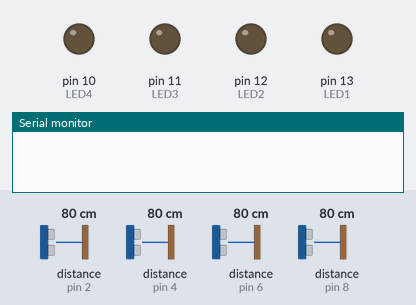
Simulated run of this sketch. Board: Arduino Uno, built with avr-gcc and run on an emulated ATmega328P. Shown: output pins drawn as LEDs (lit = HIGH), the last lines printed to the serial monitor. Wiring (inferred from the names in the program): 4 × ultrasonic range finder: trigger pin 3, echo pin 2 / trigger pin 5, echo pin 4 / trigger pin 7, echo pin 6 / trigger pin 9, echo pin 8. The test bench sets the inputs (shaded band); at power-on: distance to the obstacle (sensors on pin 2, pin 4, pin 6, pin 8) 80 cm. The echo pulse lasts 58.3 µs per cm; pins used as bus, display or sensor lines are not drawn.

Above: at 1.2 s.
1.3 s: distance to the obstacle (sensor on pin 2) set to 8 cm
At 1.4 s:
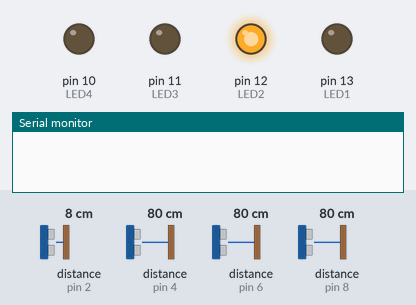
4.8 s: distance to the obstacle (sensor on pin 2) set to 5 cm
At 4.91 s:
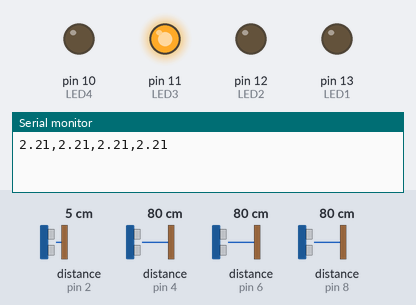
8.3 s: distance to the obstacle (sensor on pin 4) set to 8 cm
11.8 s: distance to the obstacle (sensor on pin 4) set to 5 cm
At 13.6 s:
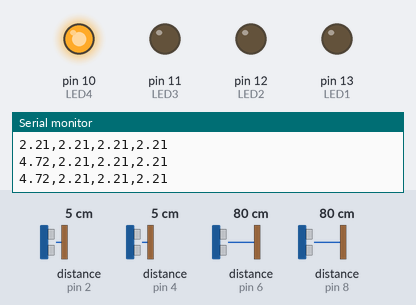
14.7 s: distance to the obstacle (sensor on pin 6) set to 8 cm
17.3 s: distance to the obstacle (sensor on pin 6) set to 5 cm
At 18.8 s:
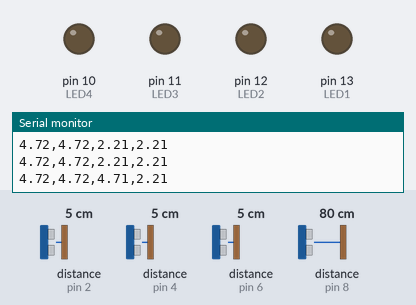
Timing chart, 0 to 20.8 s (numbered marks = the images above; inputs shaded):
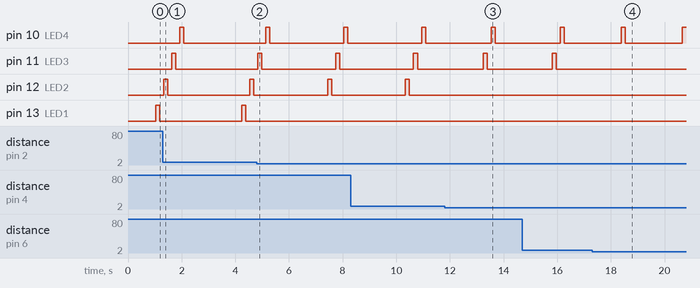

Measured:
- the behaviour switches between 7 and 6 cm on distance to the obstacle (sensor on pin 2) (found by bisection; images 1 and 2)
- the behaviour switches between 7 and 6 cm on distance to the obstacle (sensor on pin 4) (found by bisection; images 2 and 3)
- the behaviour switches between 7 and 6 cm on distance to the obstacle (sensor on pin 6) (found by bisection; images 3 and 4)
- after the input at 4.8 s, pin 13 (LED1): stays LOW (without the input it goes to HIGH after 2.6 s)
- after the input at 11.8 s, pin 12 (LED2): stays LOW (without the input it goes to HIGH after 1.4 s)
- after the input at 17.3 s, pin 11 (LED3): stays LOW (without the input it goes to HIGH after 1.1 s)

The sketch:

4sensorstest_smooth.ino
```cpp
//sensor 1 - red LED
#define TRIG1 3
#define ECHO1 2
#define LED1  13

// sensor 2 - green LED
#define TRIG2 5
#define ECHO2 4
#define LED2  12

// sensor 3 - blue LED
#define TRIG3 7
#define ECHO3 6
#define LED3  11

// sensor 4 - yellow LED
#define TRIG4 9
#define ECHO4 8
#define LED4  10

float LOW_LEVEL  = 5.0;
float MID_LEVEL  = 4.0;
float HIGH_LEVEL = 3.0;
float FULL_LEVEL = 2.5;

float readDistanceRaw(int trigPin, int echoPin){

  digitalWrite(trigPin, LOW);
  delayMicroseconds(2);

  digitalWrite(trigPin, HIGH);
  delayMicroseconds(10);
  digitalWrite(trigPin, LOW);

  long duration = pulseIn(echoPin, HIGH, 30000);

  if (duration == 0) return -1;   // invalid reading

  float distance = duration / 58.0;

  return distance;
}

// smoothing function - median filtering
// uses about 5 readings in order to obtain a better serial output

float approximateCloseDistance(float lastValid) {
  // Smooth exponential approach as distance shrinks
  float approx = 2.0 + 0.3 * exp(-0.7 * (lastValid - 2.0));

  // Clamp to sensor minimum (HC-SR04 cannot detect < 1.7 cm)
  if (approx < 1.7) approx = 1.7;

  return approx;
}

float readDistanceSmooth(int trigPin, int echoPin){

  const int N = 4; // number of reading used
  float vals[N];

  for(int i = 0; i < N; i++){
    vals[i] = readDistanceRaw(trigPin, echoPin);

    // condition to reject extreme outlines
    if(vals[i] <= 0 || vals[i] > 6) vals[i] = -1;

    delay(40); // small delay between readings
  }


  float lastValid = 2.5; // start with a neutral mid value

  for (int i = 0; i < N; i++) {
    if (vals[i] > 0) {
      lastValid = vals[i];
    } else {
      // Instead of forcing to "2", approximate realistically
      vals[i] = approximateCloseDistance(lastValid);
    }
  }

  // sort array - bubble sort
  for (int i = 0; i < N - 1; i++) {
    for (int j = i + 1; j < N; j++) {
      if (vals[j] < vals[i]) {
        float temp = vals[i];
        vals[i] = vals[j];
        vals[j] = temp;
      }
    }
  }

  // median value = middle value
  float median = vals[N/2];

  return median;
}


void setLEDLevel(int ledPin, float distance) {

  if (distance < 0) {
    analogWrite(ledPin, 0);
    return;
  }

  // FULL (5 cm or less)
  if (distance <= FULL_LEVEL) {
    analogWrite(ledPin, 255);
    delay(150);
    analogWrite(ledPin, 0);
    delay(150);
    return;
  }

  // HIGH (4 cm - 3 cm)
  if (distance <= HIGH_LEVEL) {
    analogWrite(ledPin, 150);
    return;
  }

  // MIDDLE (5 cm - 4 cm)
  if (distance <= MID_LEVEL) {
    analogWrite(ledPin, 50);
    return;
  }

  // LOW (>= 5 cm)
  if (distance >= LOW_LEVEL) {
    analogWrite(ledPin, 0);
    return;
  }
}

void setup(){

  Serial.begin(9600);

  pinMode(TRIG1, OUTPUT); pinMode(ECHO1, INPUT); pinMode(LED1, OUTPUT);
  pinMode(TRIG2, OUTPUT); pinMode(ECHO2, INPUT); pinMode(LED2, OUTPUT);
  pinMode(TRIG3, OUTPUT); pinMode(ECHO3, INPUT); pinMode(LED3, OUTPUT);
  pinMode(TRIG4, OUTPUT); pinMode(ECHO4, INPUT); pinMode(LED4, OUTPUT);

}

void loop(){

  float d1 = readDistanceSmooth(TRIG1, ECHO1);
  delay(100);
  float d2 = readDistanceSmooth(TRIG2, ECHO2);
  delay(100);
  float d3 = readDistanceSmooth(TRIG3, ECHO3);
  delay(100);
  float d4 = readDistanceSmooth(TRIG4, ECHO4);

  setLEDLevel(LED1, d1);
  setLEDLevel(LED2, d2);
  setLEDLevel(LED3, d3);
  setLEDLevel(LED4, d4);


  Serial.print(d1);
  Serial.print(",");

  Serial.print(d2);
  Serial.print(",");

  Serial.print(d3);
  Serial.print(",");

  Serial.println(d4);

  delay(1000); // shorter delay for data filtering

}
```
